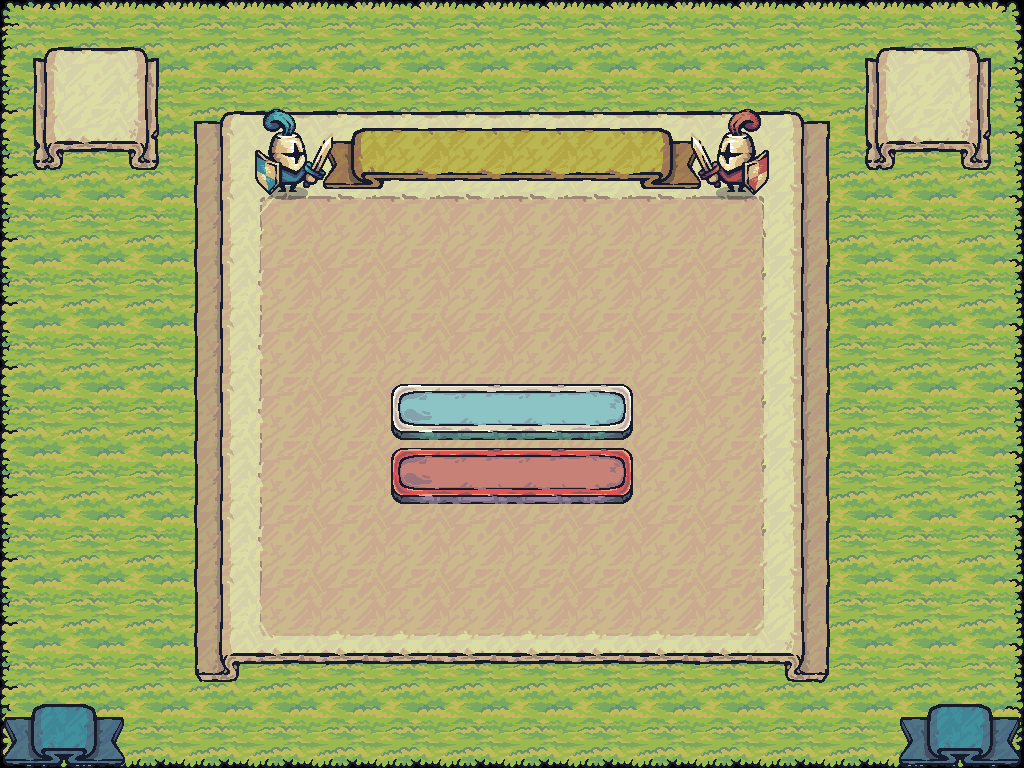

This game map was drawn from its Tiled (.tmx) file and the tilesets committed beside it. A one-line description and the full map source follow:
An orthogonal 16x12 tile map with 64x64 px tiles, 6 tile layers (oldBG, Background, Tile Layer 6, Bg, ...), 18 tilesets.

<map version="1.10" tiledversion="1.11.0" orientation="orthogonal" renderorder="right-down" width="16" height="12" tilewidth="64" tileheight="64" infinite="0" nextlayerid="8" nextobjectid="1">
 <tileset firstgid="1" source="UI/Banner_Horizontal.tsx" />
 <tileset firstgid="2" source="UI/Banner_Connection_Down.tsx" />
 <tileset firstgid="3" source="UI/Banner_Connection_Left.tsx" />
 <tileset firstgid="4" source="UI/Banner_Connection_Right.tsx" />
 <tileset firstgid="5" source="UI/Banner_Connection_Up.tsx" />
 <tileset firstgid="6" source="UI/Banner_Vertical.tsx" />
 <tileset firstgid="7" source="UI/Carved_Regular.tsx" />
 <tileset firstgid="8" source="UI/Carved_9Slides.tsx" />
 <tileset firstgid="17" source="UI/Banner_Connection_Left_64.tsx" />
 <tileset firstgid="26" source="UI/Banner_Connection_Right_64.tsx" />
 <tileset firstgid="35" source="UI/Ribbon_Yellow_3Slides_64.tsx" />
 <tileset firstgid="38" source="Warrior_Blue.tsx" />
 <tileset firstgid="470" source="Warrior_Red.tsx" />
 <tileset firstgid="902" source="UI/Ribbon_Blue_3Slides_64.tsx" />
 <tileset firstgid="905" source="UI/Warrior_Red_Idle.tsx" />
 <tileset firstgid="959" source="UI/Button_Red_3Slides.tsx" />
 <tileset firstgid="962" source="UI/Button_Blue_3Slides.tsx" />
 <tileset firstgid="965" source="Terrain.tsx" />
 <layer id="6" name="oldBG" width="16" height="12">
  <data encoding="csv">
965,966,966,966,966,966,966,966,966,966,966,966,966,966,966,967,
975,0,976,976,976,976,976,976,976,976,976,976,976,976,976,977,
975,976,976,976,0,0,0,0,0,0,0,0,976,976,976,977,
975,976,976,976,0,0,0,0,0,0,0,0,976,976,976,977,
975,976,976,976,0,0,0,0,0,0,0,0,976,976,976,977,
975,976,976,976,0,0,0,0,0,0,0,0,976,976,976,977,
975,976,976,976,0,0,0,0,0,0,0,0,976,976,976,977,
975,976,976,976,0,0,0,0,0,0,0,0,976,976,976,977,
975,976,976,976,0,0,0,0,0,0,0,0,976,976,976,977,
975,976,976,976,0,0,0,0,0,0,0,0,976,976,976,977,
975,976,976,976,976,976,976,976,976,976,976,976,976,976,976,977,
985,986,986,986,986,986,986,986,986,986,986,986,986,986,986,987
</data>
 </layer>
 <layer id="1" name="Background" width="16" height="12">
  <data encoding="csv">
0,0,0,0,0,0,0,0,0,0,0,0,0,0,0,0,
0,0,0,0,0,0,0,0,0,0,0,0,0,0,0,0,
0,0,0,0,7,0,0,0,0,0,0,0,0,0,0,0,
0,0,0,3,0,0,0,0,0,0,4,0,0,0,0,0,
0,0,0,3,0,0,0,0,0,0,4,0,0,0,0,0,
0,0,0,3,0,0,0,0,0,0,4,0,0,0,0,0,
0,0,0,3,0,0,0,0,0,0,4,0,0,0,0,0,
0,0,0,3,0,0,0,0,0,0,4,0,0,0,0,0,
0,0,0,3,0,0,0,0,0,0,4,0,0,0,0,0,
0,0,0,3,0,0,0,0,0,0,4,0,0,0,0,0,
0,0,0,3,0,0,0,0,0,0,4,0,0,0,0,0,
902,904,0,0,0,0,0,0,0,0,0,0,0,0,902,904
</data>
 </layer>
 <layer id="7" name="Tile Layer 6" width="16" height="12">
  <data encoding="csv">
0,0,0,0,0,0,0,0,0,0,0,0,0,0,0,0,
0,0,0,0,0,0,0,0,0,0,0,0,0,0,0,0,
1,0,0,0,30,0,0,0,0,0,0,30,0,1,0,0,
0,0,0,0,30,30,30,30,30,30,30,21,0,0,0,0,
0,0,0,0,21,30,30,30,30,30,30,21,0,0,0,0,
0,0,0,0,21,30,30,30,30,30,30,21,0,0,0,0,
0,0,0,0,30,30,30,30,30,30,30,21,0,0,0,0,
0,0,0,0,30,30,30,30,30,30,30,21,0,0,0,0,
0,0,0,0,30,30,30,30,30,30,30,30,0,0,0,0,
0,0,0,0,0,30,30,30,30,30,30,30,0,0,0,0,
0,0,0,0,0,0,0,0,0,0,0,0,0,0,0,0,
0,0,0,0,0,0,0,0,0,0,0,0,0,0,0,0
</data>
 </layer>
 <layer id="3" name="Bg" width="16" height="12">
  <data encoding="csv">
0,0,0,0,0,0,0,0,0,0,0,0,0,0,0,0,
0,0,0,0,0,18,18,18,18,18,18,0,0,0,0,0,
0,0,0,20,0,21,21,21,21,21,21,0,31,0,0,0,
0,0,0,20,8,9,9,9,9,9,9,10,31,0,0,0,
0,0,0,20,11,12,12,12,12,12,12,13,31,0,0,0,
0,0,0,20,11,12,12,12,12,12,12,13,31,0,0,0,
0,0,0,20,11,12,12,12,12,12,12,13,31,0,0,0,
0,0,0,20,11,12,12,12,12,12,12,13,31,0,0,0,
0,0,0,20,11,12,12,12,12,12,12,13,31,0,0,0,
0,0,0,0,14,15,15,15,15,15,15,16,0,0,0,0,
0,0,0,0,0,24,24,24,24,24,24,24,0,0,0,0,
0,0,0,0,0,0,0,0,0,0,0,0,0,0,0,0
</data>
 </layer>
 <layer id="4" name="Tile Layer 4" width="16" height="12">
  <data encoding="csv">
0,0,0,0,0,0,0,0,0,0,0,0,0,0,0,0,
0,0,0,0,0,0,0,0,0,0,0,0,0,0,0,0,
0,0,0,0,0,35,36,36,36,36,37,0,0,0,0,0,
0,0,0,0,0,0,0,0,0,0,0,0,0,0,0,0,
0,0,0,0,0,0,0,0,0,0,0,0,0,0,0,0,
0,0,0,0,0,0,0,0,0,0,0,0,0,0,0,0,
0,0,0,0,0,0,0,0,0,0,0,0,0,0,0,0,
0,0,0,0,0,0,0,0,0,0,0,0,0,0,0,0,
0,0,0,0,0,0,0,0,0,0,0,0,0,0,0,0,
0,0,0,0,0,0,0,0,0,0,0,0,0,0,0,0,
0,0,0,0,0,0,0,0,0,0,0,0,0,0,0,0,
0,0,0,0,0,0,0,0,0,0,0,0,0,0,0,0
</data>
 </layer>
 <layer id="5" name="SpawnHere" width="16" height="12">
  <data encoding="csv">
0,0,0,0,0,0,0,0,0,0,0,0,0,0,0,0,
0,0,0,38,39,40,0,0,0,0,905,906,907,0,0,0,
0,0,0,56,57,58,0,0,0,0,923,924,925,0,0,0,
0,0,0,74,75,76,0,0,0,0,941,942,943,0,0,0,
0,0,0,0,0,0,0,0,0,0,0,0,0,0,0,0,
0,0,0,0,0,0,0,0,0,0,0,0,0,0,0,0,
0,0,0,0,0,0,962,963,963,964,0,0,0,0,0,0,
0,0,0,0,0,0,959,960,960,961,0,0,0,0,0,0,
0,0,0,0,0,0,0,0,0,0,0,0,0,0,0,0,
0,0,0,0,0,0,0,0,0,0,0,0,0,0,0,0,
0,0,0,0,0,0,0,0,0,0,0,0,0,0,0,0,
0,0,0,0,0,0,0,0,0,0,0,0,0,0,0,0
</data>
 </layer>
</map>
